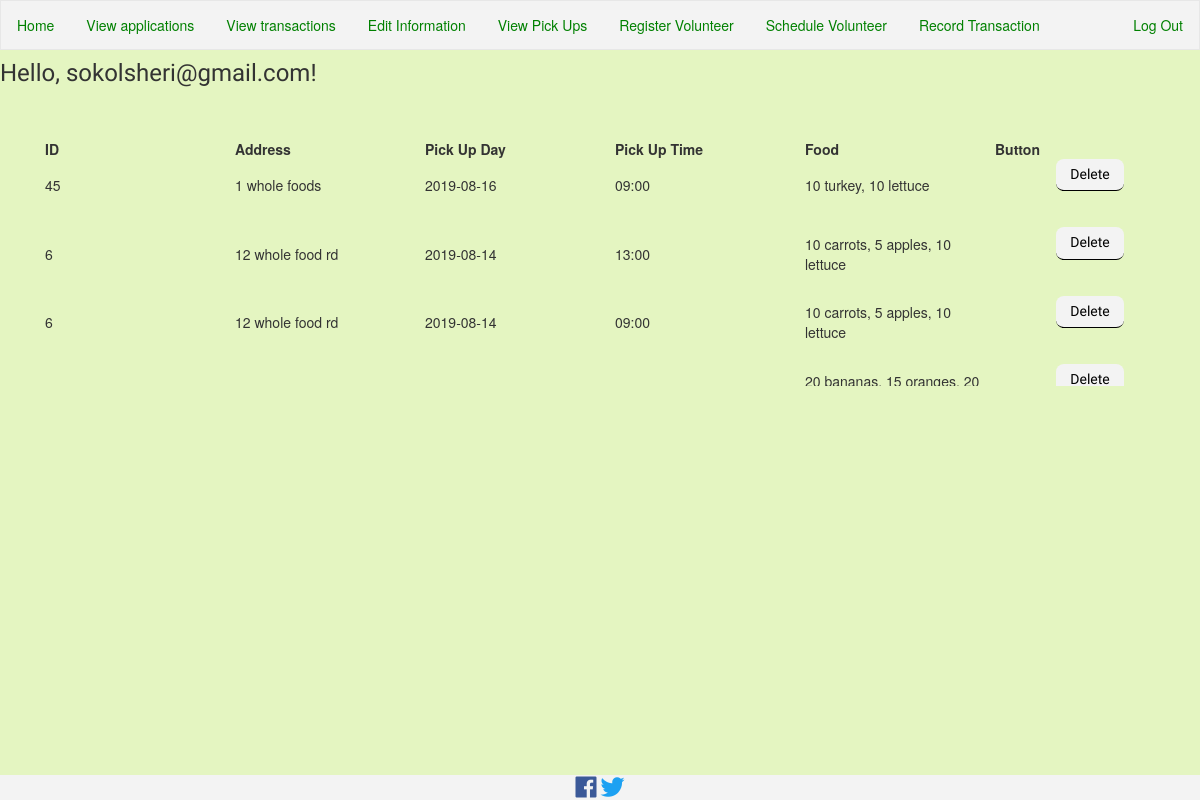
The page /viewFood.php (signed in) on the database its author committed.
### tables this page shows
CREATE TABLE `foodDonors` (
  `foodID` int(10) UNSIGNED NOT NULL,
  `userID` int(10) UNSIGNED NOT NULL,
  `pickUpDay` varchar(35) NOT NULL,
  `pickUpTime` varchar(35) NOT NULL,
  `foodDes` varchar(1000) NOT NULL,
  `address` varchar(1000) NOT NULL,
  `checked` tinyint(1) NOT NULL
);

### viewFood.php (the view, shortened to what this page needs)
<?php
include("includes/headerCoord.php");
 ?>
<?php
echo "<br><br>";
$query = "SELECT * FROM foodDonors ORDER BY pickUpDay DESC";
$run = mysqli_query($dbc, $query);
echo "<div class='container'> <div class='row'> <div class='col'>";
echo "<table class='tbody'>";
echo "<tr>";
    echo "<th>ID</th><th>Address</th><th>Pick Up Day</th><th>Pick Up Time</th><th>Food</th><th>Button</th>";
echo "</tr>";
while($row = mysqli_fetch_array($run, MYSQLI_ASSOC)){
    echo "<tr>";
    echo "<td>{$row['userID']} </td><td>{$row['address']}</td> <td>{$row['pickUpDay']}</td> <td>{$row['pickUpTime']}</td><td>{$row['foodDes']}</td>";
    echo "<td><form method='get' action='removeFd.php'>";
             echo "<input type='submit' value='Delete'>";
             echo "</form></td>";
    echo "</tr>";
}
echo "</table></div></div></div>";
include('includes/footer2.php');
 ?>

### css/compfood.css (style rules this page uses)
body { background-color:#e4f5c1 ; }
input[type="submit"] { font-family: 'Varela Round'; background-color:#f3f3f3; border-color:#f3f3f3; color: black; display: block; margin: 0 auto 1.5em auto; max-width: none; padding: .5em 1em; border: 0; border-bottom: .125em solid; border-radius: .5625em; font-size: inherit; font-weight: 500; line-height: 1.25; text-align: center; text-decoration: none; }
tr { width: 100%; display: inline-table; table-layout: fixed; }
table { height:250px; margin-bottom: 20px; }

### includes/headerCoord.php (style rules this page uses)
td { overflow: scroll; padding-bottom: 15px; }

### rows shown on the page
fooddonors: userID "45", address "1 whole foods", pickUpDay "2019-08-16", pickUpTime "09:00", foodDes "10 turkey, 10 lettuce"
fooddonors: userID "6", address "12 whole food rd", pickUpDay "2019-08-14", pickUpTime "13:00", foodDes "10 carrots, 5 apples, 10 lettuce"
fooddonors: userID "6", address "12 whole food rd", pickUpDay "2019-08-14", pickUpTime "09:00", foodDes "10 carrots, 5 apples, 10 lettuce"
fooddonors: foodDes "20 bananas, 15 oranges, 20…"

### other values the page prints
$_SESSION['login_user'] "sokolsheri@gmail.com"
